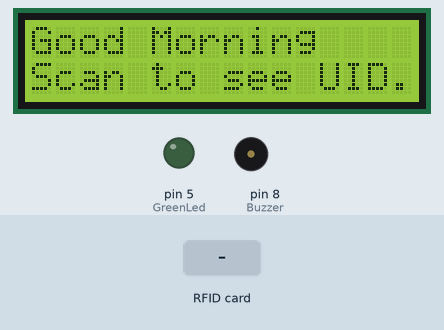
Recording of a sketch running on a simulated Arduino Uno, built with avr-gcc and run on an emulated ATmega328P. On the bench: 16×2 character LCD, output pins drawn as LEDs (lit = HIGH), buzzer (waves = sounding, pin HIGH). The test bench sets the inputs (shaded band). Pins used as bus, display or sensor lines are not drawn; what the sketch prints to the serial monitor is not drawn.

Above: at 2.5 s.
2.6 s: RFID card 49 E5 CF 6D held to the reader
At 4.1 s:
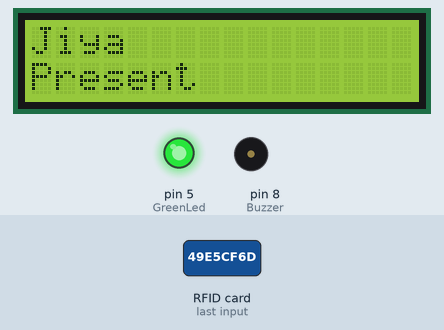
At 5.5 s:
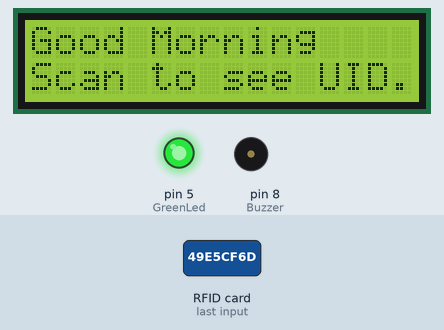
5.6 s: RFID card 13 3A CA 21 held to the reader
At 7.0 s:
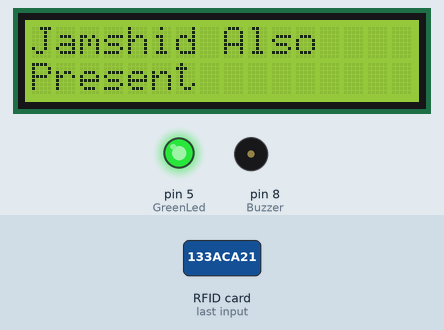
Timing chart, 0 to 8.6 s (numbered marks = the images above; inputs shaded):
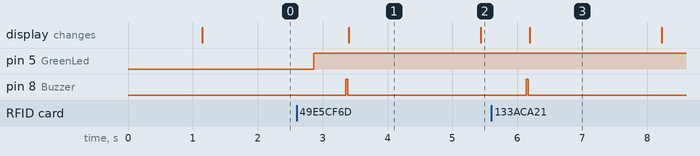

Measured:
- after the input at 2.6 s, pin 5 (GreenLed): LOW → HIGH after 0.26 s; pin 8 (Buzzer): LOW → HIGH after 0.76 s, → LOW 0.03 s later; the display: changes after 0.80 s (image 1)
- after the input at 5.6 s, pin 8 (Buzzer): LOW → HIGH after 0.54 s, → LOW 0.03 s later; the display: changes after 0.59 s (image 3)
- what the display in image 1 shows lasts 2.0 s, from 3.4 s to 5.4 s

The sketch:

Only_Read_UID.ino
```cpp
#include <SPI.h>
#include <MFRC522.h>
#include <Wire.h>
#include <LiquidCrystal_I2C.h>
LiquidCrystal_I2C lcd(0x27, 16, 2);
#define SS_PIN 10
#define RST_PIN 9
MFRC522 mfrc522(SS_PIN, RST_PIN);  // Create MFRC522 instance.

int readsuccess;
byte readcard[4];
char str[32] = "";
String StrUID;
int const Buzzer=8;
int const GreenLed=5;
String name1="Jiya";
String uid1="49E5CF6D";
String name2="Jamshid Also";
String uid2="133ACA21";
void setup() {
  lcd.begin();
  Serial.begin(9600); // Initialize serial communications with the PC
  SPI.begin();      // Init SPI bus
  mfrc522.PCD_Init(); // Init MFRC522 card

  Serial.println("CLEARDATA");
  Serial.println("LABEL,Date,Time,RFID UID,Name,Status");
  delay(1000);

  Serial.println("Scan PICC to see UID...");

  lcd.setCursor(0,0);
  lcd.print("Good Morning");

  lcd.setCursor(0,1);
  lcd.print("Scan to see UID..");
  delay(200);

  Serial.println("");
  pinMode(GreenLed,OUTPUT);
   pinMode(Buzzer,OUTPUT);

}
// --------------------------------------------------------------------
void loop() {
  lcd.clear();
  lcd.setCursor(0,0);
  lcd.print("Good Morning");

  lcd.setCursor(0,1);
  lcd.print("Scan to see UID..");
  delay(200);
  readsuccess = getid();

  if(readsuccess){
    Serial.println( (String) "DATA,DATE,TIME" + StrUID +"\t"+ name1 + "\tPresent");

  }
}
// --------------------------------------------------------------------
int getid(){
  if(!mfrc522.PICC_IsNewCardPresent()){
    return 0;
  }
  if(!mfrc522.PICC_ReadCardSerial()){
    return 0;
  }


  Serial.println("THE UID OF THE SCANNED CARD IS:");


  for(int i=0;i<4;i++){
    readcard[i]=mfrc522.uid.uidByte[i]; //storing the UID of the tag in readcard
    array_to_string(readcard, 4, str);
    StrUID = str;


    //uncomment this to show uid of new card
    //Serial.println(StrUID);                     //###########################################################


    if(StrUID==uid1){
      digitalWrite(GreenLed,HIGH);
     delay(500);
      digitalWrite(GreenLed,HIGH);
     digitalWrite(Buzzer,HIGH);
      delay(30);
      digitalWrite(Buzzer,LOW);


      lcd.clear();
  lcd.setCursor(0,0);
  lcd.print(name1);
  lcd.setCursor(0,1);
  lcd.print("Present");
  delay(2000);

    }
    else if(StrUID==uid2){
      digitalWrite(GreenLed,HIGH);
     delay(500);
      digitalWrite(GreenLed,HIGH);
     digitalWrite(Buzzer,HIGH);
      delay(30);
      digitalWrite(Buzzer,LOW);
      lcd.clear();
  lcd.setCursor(0,0);
  lcd.print(name2);
  lcd.setCursor(0,1);
  lcd.print("Present");
  delay(2000);

    }
  }
  mfrc522.PICC_HaltA();
  return 1;
}
// --------------------------------------------------------------------
void array_to_string(byte array[], unsigned int len, char buffer[])
{
    for (unsigned int i = 0; i < len; i++)
    {
        byte nib1 = (array[i] >> 4) & 0x0F;
        byte nib2 = (array[i] >> 0) & 0x0F;
        buffer[i*2+0] = nib1  < 0xA ? '0' + nib1  : 'A' + nib1  - 0xA;
        buffer[i*2+1] = nib2  < 0xA ? '0' + nib2  : 'A' + nib2  - 0xA;
    }
    buffer[len*2] = '\0';
}
```
